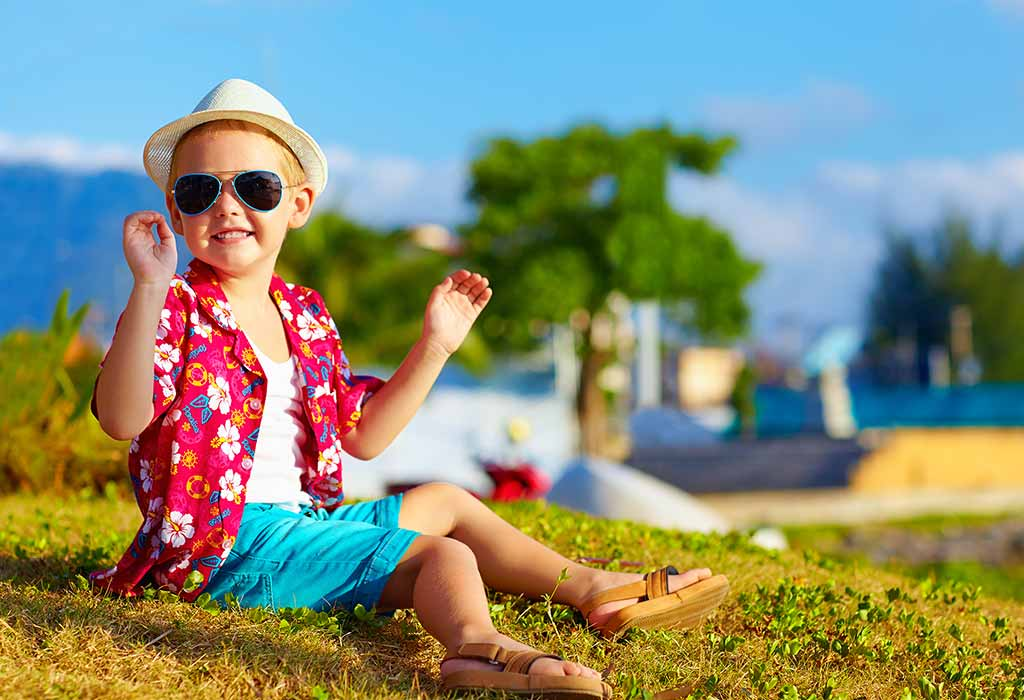
#> input picture 4. NLP & CV/CV/Image.jpg, 1024 x 700 px
$ python CVImageProcessing.py
#> lines starting #> are read from the running program, lines starting #| are printed output that depends on the picture; after the words box and inside, x2 and y2 are one past the last pixel; in counts of white or black regions, pixels touching at a corner belong together
import cv2
img = cv2.imread('Image.jpg')
#> img is the input picture: shape (700, 1024, 3); mean B, G, R 123.7, 142.4, 132.7

#Gaussian Blur
blurred = cv2.GaussianBlur(img, (5, 5), 0)
cv2.imshow('Gaussian Blur', blurred)
cv2.waitKey(0)
cv2.destroyAllWindows()

#Median Blur
median = cv2.medianBlur(img, 5)  #5 is kernal size
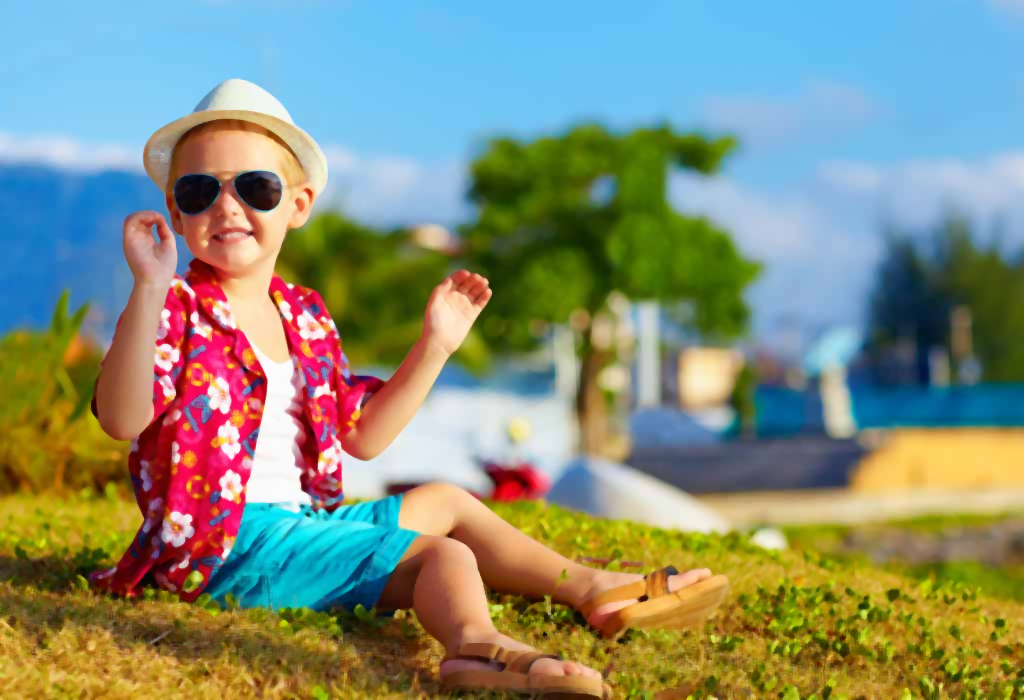
#> median: shape (700, 1024, 3); mean B, G, R 122.7, 142.2, 132.8
cv2.imshow('Median Blur', median)
cv2.waitKey(0)
cv2.destroyAllWindows()

#Detect Edges using Canny:
edges = cv2.Canny(img, 100, 200)
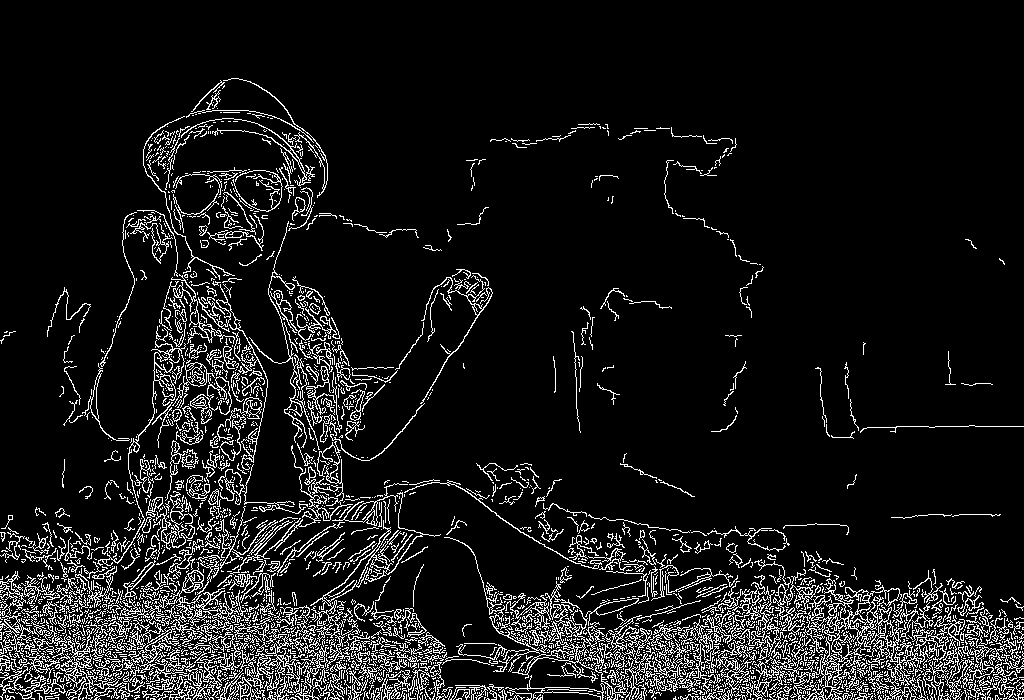
#> edges: shape (700, 1024); 9.4% white in thin lines or dots, all inside (x1, y1, x2, y2) = (0, 78, 1024, 700)
cv2.imshow('Canny Edge Detection', edges)
cv2.waitKey(0)
cv2.destroyAllWindows()

#Thresholding (Black & White Conversion)
gray = cv2.cvtColor(img, cv2.COLOR_BGR2GRAY)
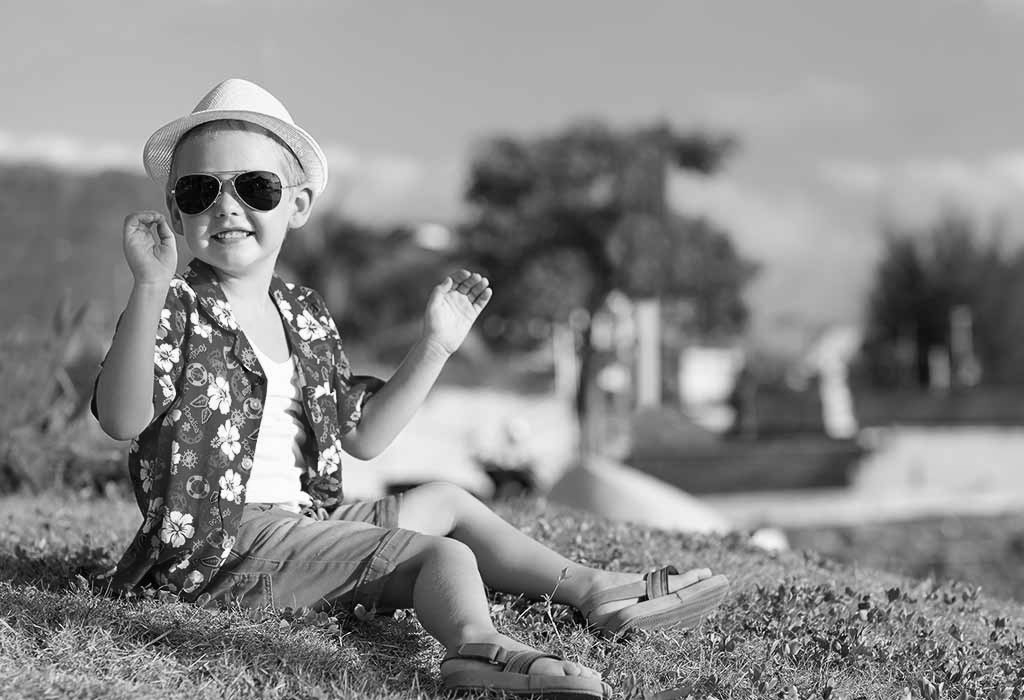
#> gray: shape (700, 1024); min 0, max 255, mean 137.4
_, binary = cv2.threshold(gray, 127, 255, cv2.THRESH_BINARY)
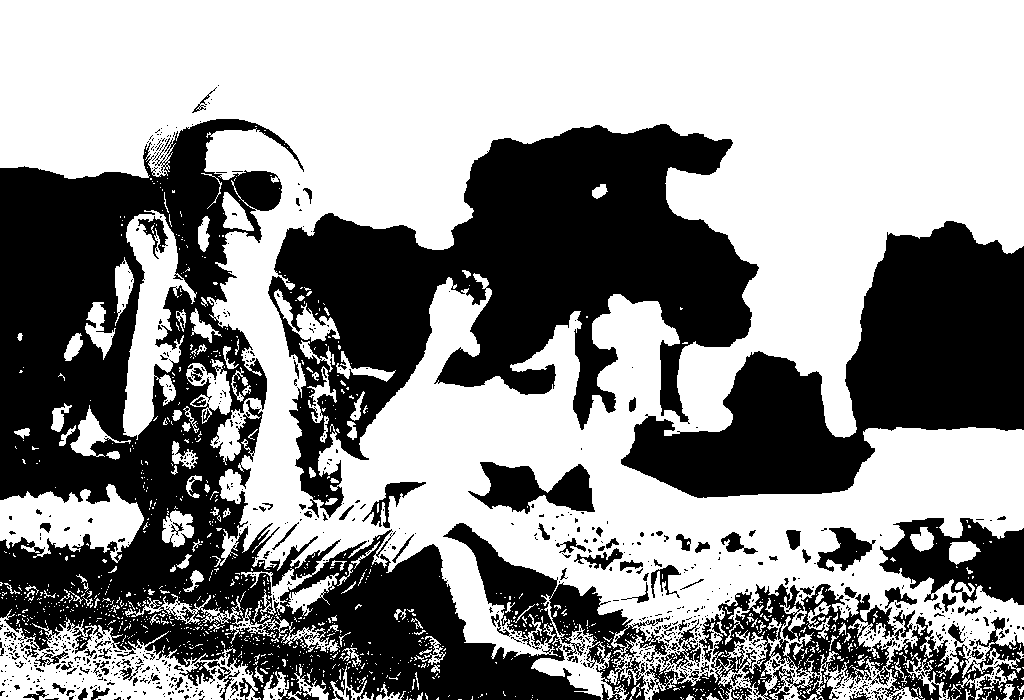
#> binary: shape (700, 1024); 57.3% white; 914 black regions (793 under 20 px), largest, box (x1, y1, x2, y2) and area: (0, 119, 669, 700) 129882, (268, 124, 759, 518) 83601, (621, 221, 1024, 498) 51550
cv2.imshow('Binary Image', binary)
cv2.waitKey(0)
cv2.destroyAllWindows()

#Color Space Conversion (BGR to HSV)
hsv = cv2.cvtColor(img, cv2.COLOR_BGR2HSV)
#> hsv: shape (700, 1024, 3); mean H, S, V 65.2, 156.4, 179.8
cv2.imshow('HSV Image', hsv)
cv2.waitKey(0)
cv2.destroyAllWindows()
